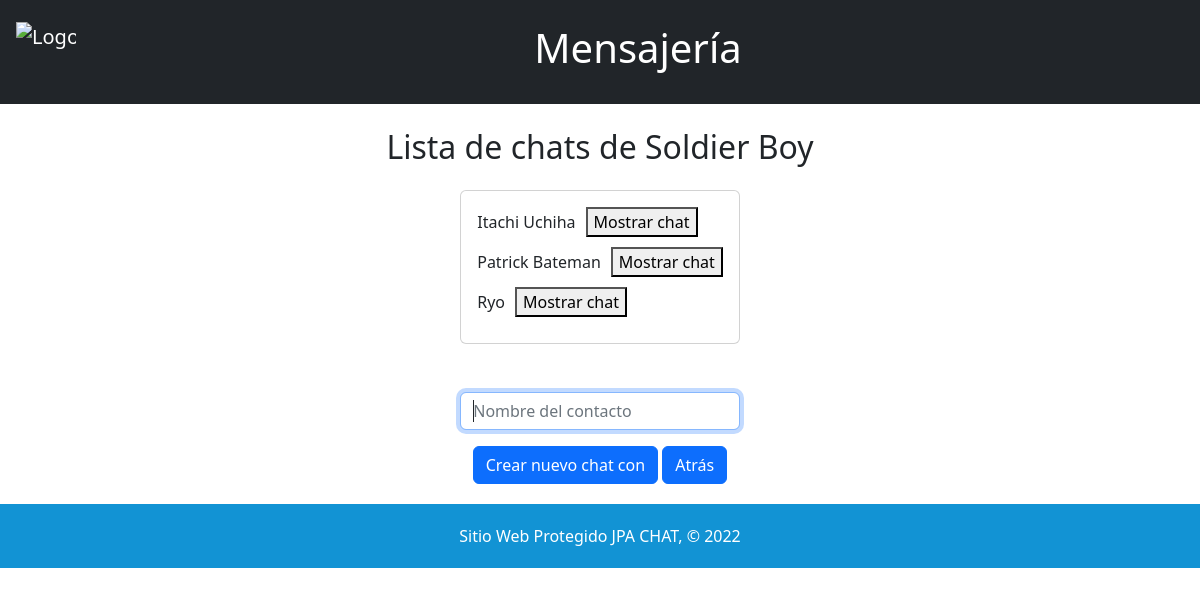
Screenshot of /php/conversaciones.php (signed in) with the database file from the repository.
### tables this page shows
CREATE TABLE `chats` (
  `id_contacto1` int(11) NOT NULL,
  `id_contacto2` int(11) NOT NULL
);

CREATE TABLE `usuarios` (
  `id` int(11) NOT NULL,
  `username` varchar(25) NOT NULL,
  `password` varchar(10) NOT NULL,
  `telefono` int(11) NOT NULL,
  `correo` varchar(64) NOT NULL,
  `img` text NOT NULL
);

### php/conversaciones.php (the view, shortened to what this page needs)
<!DOCTYPE html>
<html lang="es">
<head>
  <link rel="stylesheet" href="../assets/css/ver_contactos.css">
  <link href="https://cdn.jsdelivr.net/npm/bootstrap@5.2.0-beta1/dist/css/bootstrap.min.css" rel="stylesheet">
</head>
<body>
  <nav class="navbar navbar-expand navbar-dark bg-dark p-3">
    <a href="index.php" class="navbar-brand">
      <img class="d-inline-block align-top" id="logo-header" src="https://w7.pngwing.com/pngs/673/236/png-transparent-telegram-app-logo-icon-application-symbol-message-messaging-app-technology-social-media.png"
      width="60" height="60" alt="Logo de la aplicación">
    </a>
    <div class="collapse navbar-collapse" id="navbarNav">
      <ul class="navbar-nav mx-auto">
        <li class="nav-item active">
          <a href="index.php" class="nav-link active text-white" id="nombre-pag-header">
            <h1> Mensajería </h1>
          </a>
        </li>
      </ul>
    </div>
  </nav>
  <div id="container-main" class="d-flex justify-content-center align-items-center flex-column">
    <h2 class="text-center my-4"> Lista de chats de
    <?php
    echo ($_SESSION["usuario"]);
    ?>
    </h2>
    <div class="row">
      <div class="col-sm">
        <div class="card mb">
          <div class="card-body">
            <?php
            include_once "conexion_bd.php";
            $sql = "SELECT id FROM usuarios WHERE username = :username";
            $query = $base->prepare($sql);
            $query->bindValue(":username", $_SESSION["usuario"]);
            $query->execute();
            $id_user = $query->fetch()[0];
            $sql = "SELECT id_contacto1, id_contacto2 FROM chats WHERE id_contacto1 = :id_user OR id_contacto2 = :id_user";
            $query = $base->prepare($sql);
            $query->bindValue(":id_user", $id_user);
            $query->execute();
            $resultados = $query->fetchAll();
            if (!empty($resultados)) {
              foreach ($resultados as $resultado) {
                $id_contacto1 = $resultado['id_contacto1'];
                $id_contacto2 = $resultado['id_contacto2'];
                $id_contacto = ($id_contacto1 == $id_user) ? $id_contacto2 : $id_contacto1;
                $sql = "SELECT username FROM usuarios WHERE id = :id_contacto";
                $query = $base->prepare($sql);
                $query->bindValue(":id_contacto", $id_contacto);
                $query->execute();
                $nombre_contacto = $query->fetch()[0];
                echo '<div class="contacto">';
                echo $nombre_contacto;
                echo '<form action="mostrar_chat.php" method="GET">';
                echo '<button type="submit">Mostrar chat</button>';
                echo '</form>';
                echo '</div>';
              }
            } else {
              echo "No tienes chats:(";
            }
            ?>
          </div>
        </div>
        <div class="text-center">
          <form action= <?php echo 'iniciar_chat.php?id_user=' . $id_user ?>  method="POST">
                <input type="text" name="username_contacto" class="form-control mt-5" placeholder="Nombre del contacto" required autofocus>
                <button type="submit" class="btn btn-primary mt-3">Crear nuevo chat con</button>
                <a href="index.php" class="text-decoration-none link-light">
                <button type="button" class="btn btn-primary mt-3">Atrás</button>
            </a>
            </form>
        </div>
      </div>
    </div>
  </div>
  <footer>
        Sitio Web Protegido JPA CHAT, © 2022
  </footer>
</body>
</html>

### assets/css/ver_contactos.css (style rules this page uses)
footer { padding: 20px; margin-top: 20px; color: white; background-color: #1293d4; text-align: center; }
.contacto { display: flex; align-items: center; margin-bottom: 10px; }
.contacto button { margin-left: 10px; }

### rows the page displays
chats: usuarios.username "Itachi Uchiha"
chats: usuarios.username "Patrick Bateman"
chats: usuarios.username "Ryo"

### other values shown
$_SESSION["usuario"] "Soldier Boy"
